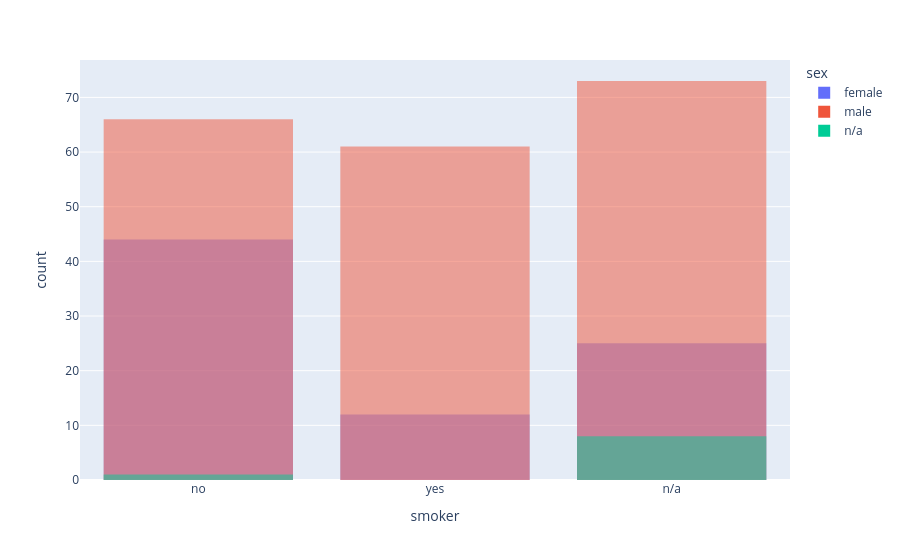

Notebook source saved alongside this figure:
### Markdown cell above
Visualize smoking habits vs sex.

### Code cell
px.histogram(patient_df, x="smoker", color="sex", barmode="overlay")

### Figure 1 — Plotly figure (JSON) as saved in the notebook; plotly's stock layout.template omitted (floating-point values rounded to 4 significant figures; data arrays with more than 128 entries replaced by an {"elided": "..."} marker saying what was removed)
{"data": [{"alignmentgroup": "True", "bingroup": "x", "hovertemplate": "sex=female<br>smoker=%{x}<br>count=%{y}<extra></extra>", "legendgroup": "female", "marker": {"color": "#636efa", "opacity": 0.5, "pattern": {"shape": ""}}, "name": "female", "offsetgroup": "female", "orientation": "v", "showlegend": true, "type": "histogram", "x": ["no", "yes", "yes", "no", "yes", "no", "no", "no", "yes", "yes", "yes", "yes", "yes", "no", "no", "no", "yes", "no", "no", "no", "yes", "yes", "no", "no", "yes", "no", "no", "no", "no", "n/a", "n/a", "no", "no", "no", "n/a", "no", "no", "no", "no", "no", "n/a", "no", "no", "no", "n/a", "no", "no", "n/a", "n/a", "n/a", "n/a", "n/a", "no", "n/a", "n/a", "no", "no", "no", "n/a", "no", "n/a", "no", "n/a", "no", "no", "no", "no", "no", "no", "n/a", "n/a", "n/a", "n/a", "no", "n/a", "n/a", "n/a", "no", "n/a", "n/a", "n/a"], "xaxis": "x", "yaxis": "y"}, {"alignmentgroup": "True", "bingroup": "x", "hovertemplate": "sex=male<br>smoker=%{x}<br>count=%{y}<extra></extra>", "legendgroup": "male", "marker": {"color": "#EF553B", "opacity": 0.5, "pattern": {"shape": ""}}, "name": "male", "offsetgroup": "male", "orientation": "v", "showlegend": true, "type": "histogram", "x": {"elided": "200 str values"}, "xaxis": "x", "yaxis": "y"}, {"alignmentgroup": "True", "bingroup": "x", "hovertemplate": "sex=n/a<br>smoker=%{x}<br>count=%{y}<extra></extra>", "legendgroup": "n/a", "marker": {"color": "#00cc96", "opacity": 0.5, "pattern": {"shape": ""}}, "name": "n/a", "offsetgroup": "n/a", "orientation": "v", "showlegend": true, "type": "histogram", "x": ["no", "n/a", "n/a", "n/a", "n/a", "n/a", "n/a", "n/a", "n/a"], "xaxis": "x", "yaxis": "y"}], "layout": {"barmode": "overlay", "legend": {"title": {"text": "sex"}, "tracegroupgap": 0}, "margin": {"t": 60}, "xaxis": {"anchor": "y", "domain": [0, 1], "title": {"text": "smoker"}}, "yaxis": {"anchor": "x", "domain": [0, 1], "title": {"text": "count"}}}}
